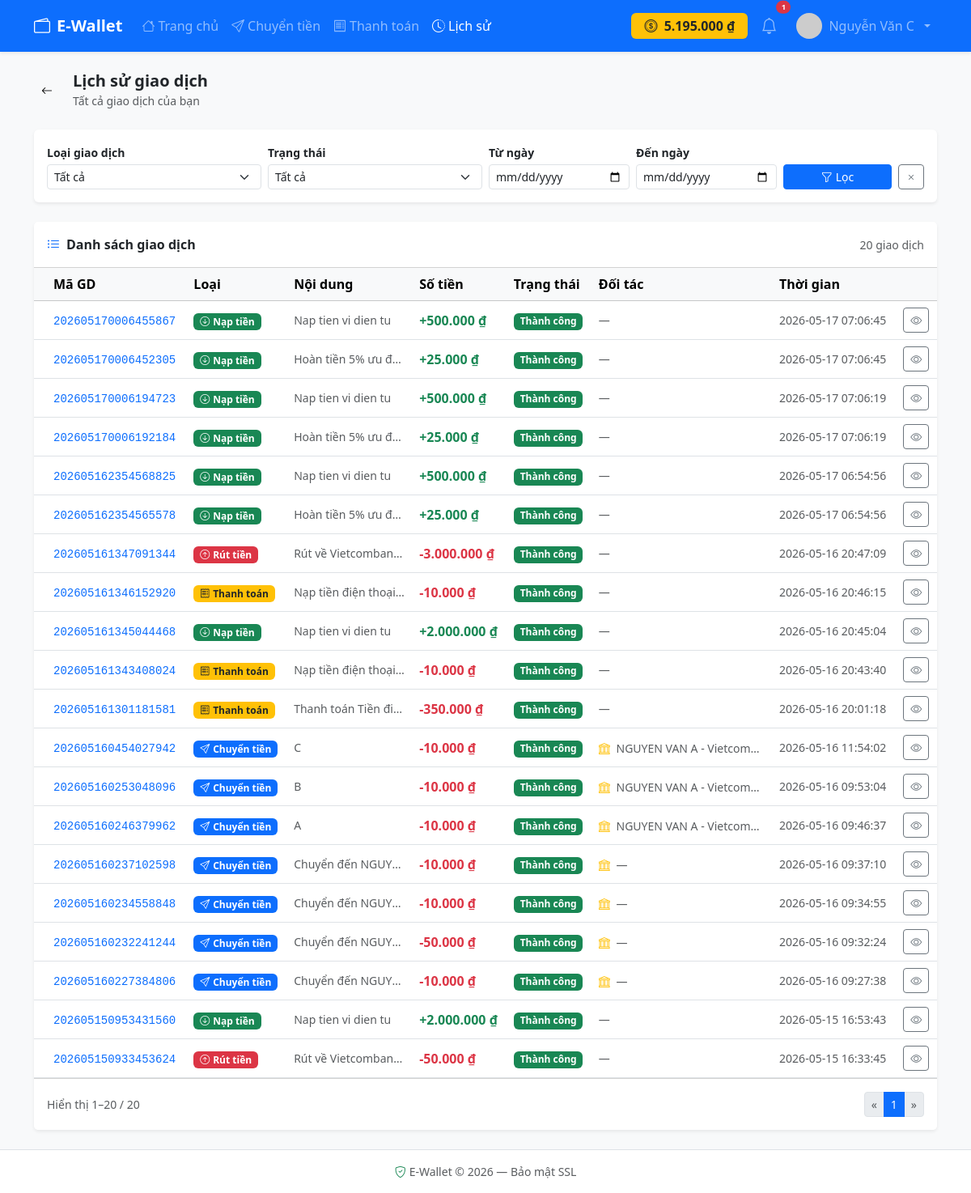
Screenshot of /pages/history.php (signed in) with the database file from the repository.
### tables this page shows
CREATE TABLE `transactions` (
  `transaction_id` varchar(36) NOT NULL DEFAULT (uuid()),
  `sender_wallet_id` varchar(36) DEFAULT NULL,
  `receiver_wallet_id` varchar(36) DEFAULT NULL,
  `amount` decimal(18,2) NOT NULL,
  `fee` decimal(18,2) NOT NULL DEFAULT '0.00',
  `type` enum('deposit','withdraw','transfer','payment') NOT NULL,
  `status` enum('pending','success','failed','cancelled') NOT NULL DEFAULT 'pending',
  `message` varchar(255) DEFAULT NULL,
  `bank_info` varchar(255) DEFAULT NULL,
  `reference_code` varchar(50) DEFAULT NULL,
  `created_at` datetime NOT NULL DEFAULT CURRENT_TIMESTAMP,
  `updated_at` datetime NOT NULL DEFAULT CURRENT_TIMESTAMP ON UPDATE CURRENT_TIMESTAMP
);

### pages/history.php (the view, shortened to what this page needs)
<?php
require_once __DIR__ . '/../includes/functions.php';
$db = getDB();
$filterFrom   = $_GET['from']   ?? '';
$filterTo     = $_GET['to']     ?? '';
$where  = "WHERE (ws.user_id = ? OR wr.user_id = ?)";
$params = [$_SESSION['user_id'], $_SESSION['user_id']];
$stmt = $db->prepare("
    SELECT t.*,
           t.bank_info,
           us.full_name AS sender_name,
           ur.full_name AS receiver_name
    FROM transactions t
    LEFT JOIN wallets ws ON t.sender_wallet_id   = ws.wallet_id
    LEFT JOIN wallets wr ON t.receiver_wallet_id = wr.wallet_id
    LEFT JOIN users us   ON ws.user_id = us.user_id
    LEFT JOIN users ur   ON wr.user_id = ur.user_id
    $where
    ORDER BY t.created_at DESC
    LIMIT 20
");
$stmt->execute($params);
$transactions = $stmt->fetchAll();
require_once __DIR__ . '/../includes/header.php';
require_once __DIR__ . '/../includes/navbar.php';
?>
<main class="py-4">
<div class="container">
  <div class="d-flex align-items-center gap-3 mb-4">
    <a href="/BTL-MNM/pages/dashboard.php" class="btn btn-light btn-sm"><i class="bi bi-arrow-left"></i></a>
    <div>
      <h5 class="mb-0 fw-bold">Lịch sử giao dịch</h5>
      <small class="text-muted">Tất cả giao dịch của bạn</small>
    </div>
  </div>
  <div class="card border-0 shadow-sm mb-4">
    <div class="card-body p-3">
      <form method="GET" class="row g-2 align-items-end">
        <div class="col-sm-3">
          <label class="form-label small fw-semibold mb-1">Loại giao dịch</label>
          <select name="type" class="form-select form-select-sm">
            <option value="">Tất cả</option>
          </select>
        </div>
        <div class="col-sm-3">
          <label class="form-label small fw-semibold mb-1">Trạng thái</label>
          <select name="status" class="form-select form-select-sm">
            <option value="">Tất cả</option>
          </select>
        </div>
        <div class="col-sm-2">
          <label class="form-label small fw-semibold mb-1">Từ ngày</label>
          <input type="date" name="from" class="form-control form-control-sm" value="<?= htmlspecialchars($filterFrom) ?>"/>
        </div>
        <div class="col-sm-2">
          <label class="form-label small fw-semibold mb-1">Đến ngày</label>
          <input type="date" name="to" class="form-control form-control-sm" value="<?= htmlspecialchars($filterTo) ?>"/>
        </div>
        <div class="col-sm-2 d-flex gap-2">
          <button type="submit" class="btn btn-primary btn-sm flex-grow-1"><i class="bi bi-funnel me-1"></i>Lọc</button>
          <a href="/BTL-MNM/pages/history.php" class="btn btn-outline-secondary btn-sm"><i class="bi bi-x"></i></a>
        </div>
      </form>
    </div>
  </div>
  <div class="card border-0 shadow-sm">
    <div class="card-header bg-white py-3 d-flex justify-content-between align-items-center">
      <span class="fw-bold"><i class="bi bi-list-ul me-2 text-primary"></i>Danh sách giao dịch</span>
      <small class="text-muted"><?= count($transactions) ?> giao dịch</small>
    </div>
    <div class="table-responsive">
      <table class="table table-hover align-middle mb-0">
        <thead class="table-light">
          <tr>
            <th class="ps-4">Mã GD</th>
            <th>Loại</th>
            <th>Nội dung</th>
            <th>Số tiền</th>
            <th>Trạng thái</th>
            <th>Đối tác</th> <th>Thời gian</th>
            <th></th>
          </tr>
        </thead>
        <tbody>
          <?php foreach ($transactions as $tx): ?>
          <tr>
            <td class="ps-4"><code class="text-primary"><?= htmlspecialchars($tx['transaction_id']) ?></code></td>
            <td><?= txnTypeBadge($tx['type']) ?></td>
            <td class="text-muted small"
    title="<?= htmlspecialchars($tx['message'] ?? '') ?>"
    style="max-width:150px;overflow:hidden;text-overflow:ellipsis;white-space:nowrap">
  <?= $tx['message'] ? htmlspecialchars($tx['message']) : '<span class="text-muted fst-italic">Không có lời nhắn</span>' ?>
</td>
            <?php
              $isReceived = ($tx['type'] === 'deposit' || ($tx['type'] === 'transfer' && $tx['receiver_name'] === ($_SESSION['full_name'] ?? '')));
            ?>
            <td class="fw-bold <?= $isReceived ? 'text-success' : 'text-danger' ?>">
              <?= $isReceived ? '+' : '-' ?><?= formatMoney($tx['amount']) ?>
            </td>
            <td><?= statusBadge($tx['status']) ?></td>
 <td class="text-muted small">
  <?php if ($tx['type'] === 'transfer'): ?>
    <?php $isSender = $tx['sender_name'] === ($_SESSION['full_name'] ?? ''); ?>
    <?php if ($isSender): ?>
      <?php if ($tx['receiver_name']): ?>
        <span class="badge bg-primary-subtle text-primary">
          <i class="bi bi-wallet2 me-1"></i><?= htmlspecialchars($tx['receiver_name']) ?>
        </span>
      <?php else: ?>
<span style="max-width:200px;overflow:hidden;text-overflow:ellipsis;white-space:nowrap;display:inline-block;vertical-align:middle"
      title="<?= htmlspecialchars($tx['bank_info'] ?? '') ?>">
  <i class="bi bi-bank me-1 text-warning"></i>
  <?= !empty($tx['bank_info']) ? htmlspecialchars($tx['bank_info']) : '—' ?>
</span>
      <?php endif; ?>
    <?php else: ?>
      <span class="badge bg-success-subtle text-success">
        <i class="bi bi-arrow-down me-1"></i>Từ: <?= htmlspecialchars($tx['sender_name'] ?? '—') ?>
      </span>
    <?php endif; ?>
  <?php else: ?>
    —
  <?php endif; ?>
</td>
            <td class="text-muted small"><?= $tx['created_at'] ?></td>
            <td>
             <button class="btn btn-sm btn-outline-secondary"
        data-bs-toggle="modal" data-bs-target="#txModal"
        data-id="<?= htmlspecialchars($tx['transaction_id']) ?>"
        data-msg="<?= htmlspecialchars($tx['message'] ?? '') ?>"
        data-amount="<?= formatMoney($tx['amount']) ?>"
        data-type="<?= htmlspecialchars($tx['type']) ?>"
        data-status="<?= htmlspecialchars($tx['status']) ?>"
        data-date="<?= htmlspecialchars($tx['created_at']) ?>">
  <i class="bi bi-eye"></i>
</button>
            </td>
          </tr>
          <?php endforeach; ?>
        </tbody>
      </table>
    </div>
    <div class="card-footer bg-white d-flex justify-content-between align-items-center py-3">
      <small class="text-muted">Hiển thị 1–<?= count($transactions) ?> / <?= count($transactions) ?></small>
      <nav><ul class="pagination pagination-sm mb-0">
        <li class="page-item disabled"><a class="page-link" href="#">«</a></li>
        <li class="page-item active"><a class="page-link" href="#">1</a></li>
        <li class="page-item disabled"><a class="page-link" href="#">»</a></li>
      </ul></nav>
    </div>
  </div>
</div>
</main>
<?php require_once __DIR__ . '/../includes/footer.php'; ?>

### includes/functions.php (shortened to what this page needs)
<?php
function formatMoney(float $amount): string {
    return number_format($amount, 0, ',', '.') . ' ₫';
}
function txnTypeBadge(string $type): string {
    $map = [
        'deposit'  => ['bg-success', 'bi-arrow-down-circle', 'Nạp tiền'],
        'withdraw' => ['bg-danger',  'bi-arrow-up-circle',   'Rút tiền'],
        'transfer' => ['bg-primary', 'bi-send',              'Chuyển tiền'],
        'payment'  => ['bg-warning text-dark', 'bi-receipt', 'Thanh toán'],
    ];
    [$cls, $icon, $label] = $map[$type] ?? ['bg-secondary', 'bi-question', $type];
    return "<span class='badge $cls'><i class='bi $icon me-1'></i>$label</span>";
}
function statusBadge(string $status): string {
    $map = [
        'success'   => ['bg-success',  'Thành công'],
        'pending'   => ['bg-warning text-dark', 'Đang xử lý'],
        'failed'    => ['bg-danger',   'Thất bại'],
        'cancelled' => ['bg-secondary','Đã hủy'],
    ];
    [$cls, $label] = $map[$status] ?? ['bg-secondary', $status];
    return "<span class='badge $cls'>$label</span>";
}

### assets/css/style.css (style rules this page uses)
:root { --ew-primary: #0d6efd; --ew-success: #198754; }
body { min-height: 100vh; display: flex; flex-direction: column; }
main { flex: 1; }

### rows the page displays
transactions: transaction_id "202605170006455867", label "Nạp tiền", message "Nap tien vi dien tu", amount "500.000 ₫", created_at "2026-05-17 07:06:45"
transactions: transaction_id "202605170006452305", label "Nạp tiền", message "Hoàn tiền 5% ưu đ…", amount "25.000 ₫", created_at "2026-05-17 07:06:45"
transactions: transaction_id "202605170006194723", label "Nạp tiền", message "Nap tien vi dien tu", amount "500.000 ₫", created_at "2026-05-17 07:06:19"
transactions: transaction_id "202605170006192184", label "Nạp tiền", message "Hoàn tiền 5% ưu đ…", amount "25.000 ₫", created_at "2026-05-17 07:06:19"
transactions: transaction_id "202605162354568825", label "Nạp tiền", message "Nap tien vi dien tu", amount "500.000 ₫", created_at "2026-05-17 06:54:56"
transactions: transaction_id "202605162354565578", label "Nạp tiền", message "Hoàn tiền 5% ưu đ…", amount "25.000 ₫", created_at "2026-05-17 06:54:56"
transactions: transaction_id "202605161347091344", label "Rút tiền", message "Rút về Vietcomban…", amount "3.000.000 ₫", created_at "2026-05-16 20:47:09"
transactions: transaction_id "202605161346152920", label "Thanh toán", message "Nạp tiền điện thoại…", amount "10.000 ₫", created_at "2026-05-16 20:46:15"
transactions: transaction_id "202605161345044468", label "Nạp tiền", message "Nap tien vi dien tu", amount "2.000.000 ₫", created_at "2026-05-16 20:45:04"
transactions: transaction_id "202605161343408024", label "Thanh toán", message "Nạp tiền điện thoại…", amount "10.000 ₫", created_at "2026-05-16 20:43:40"
transactions: transaction_id "202605161301181581", label "Thanh toán", message "Thanh toán Tiền đi…", amount "350.000 ₫", created_at "2026-05-16 20:01:18"
transactions: transaction_id "202605160454027942", label "Chuyển tiền", message "C", amount "10.000 ₫", bank_info "NGUYEN VAN A - Vietcom…", created_at "2026-05-16 11:54:02"
transactions: transaction_id "202605160253048096", label "Chuyển tiền", message "B", amount "10.000 ₫", bank_info "NGUYEN VAN A - Vietcom…", created_at "2026-05-16 09:53:04"
transactions: transaction_id "202605160246379962", label "Chuyển tiền", message "A", amount "10.000 ₫", bank_info "NGUYEN VAN A - Vietcom…", created_at "2026-05-16 09:46:37"
transactions: transaction_id "202605160237102598", label "Chuyển tiền", message "Chuyển đến NGUY…", amount "10.000 ₫", created_at "2026-05-16 09:37:10"
transactions: transaction_id "202605160234558848", label "Chuyển tiền", message "Chuyển đến NGUY…", amount "10.000 ₫", created_at "2026-05-16 09:34:55"
transactions: transaction_id "202605160232241244", label "Chuyển tiền", message "Chuyển đến NGUY…", amount "50.000 ₫", created_at "2026-05-16 09:32:24"
transactions: transaction_id "202605160227384806", label "Chuyển tiền", message "Chuyển đến NGUY…", amount "10.000 ₫", created_at "2026-05-16 09:27:38"
transactions: transaction_id "202605150953431560", label "Nạp tiền", message "Nap tien vi dien tu", amount "2.000.000 ₫", created_at "2026-05-15 16:53:43"
transactions: transaction_id "202605150933453624", label "Rút tiền", message "Rút về Vietcomban…", amount "50.000 ₫", created_at "2026-05-15 16:33:45"

### other values shown
$_SESSION['balance'] "5.195.000"
$navUnread "1"
$_SESSION['full_name'] "Nguyễn Văn C"
count($transactions) "20"
